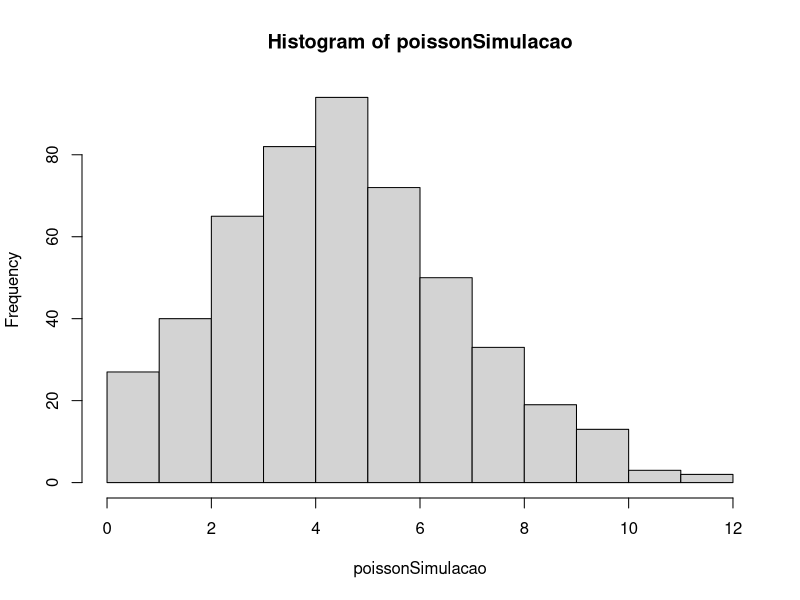
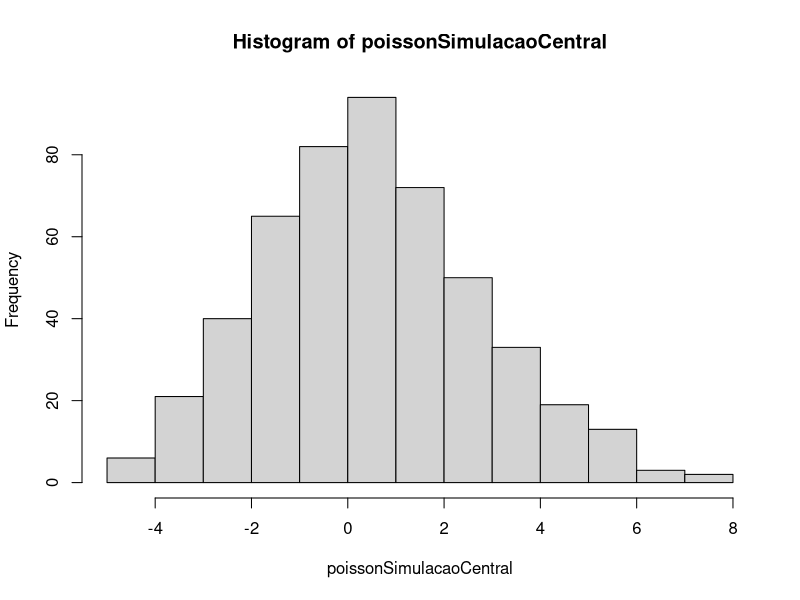

These figures' R source, in order:
# EXERCÍCIO: CALCULANDO

# Centralização de base de dados

poissonSimulacao <- rpois(500, 5)

hist(poissonSimulacao)

mean(poissonSimulacao)

median(poissonSimulacao)

sd(poissonSimulacao)

var(poissonSimulacao)

poissonSimulacaoCentral <- poissonSimulacao - mean(poissonSimulacao)

hist(poissonSimulacaoCentral)
